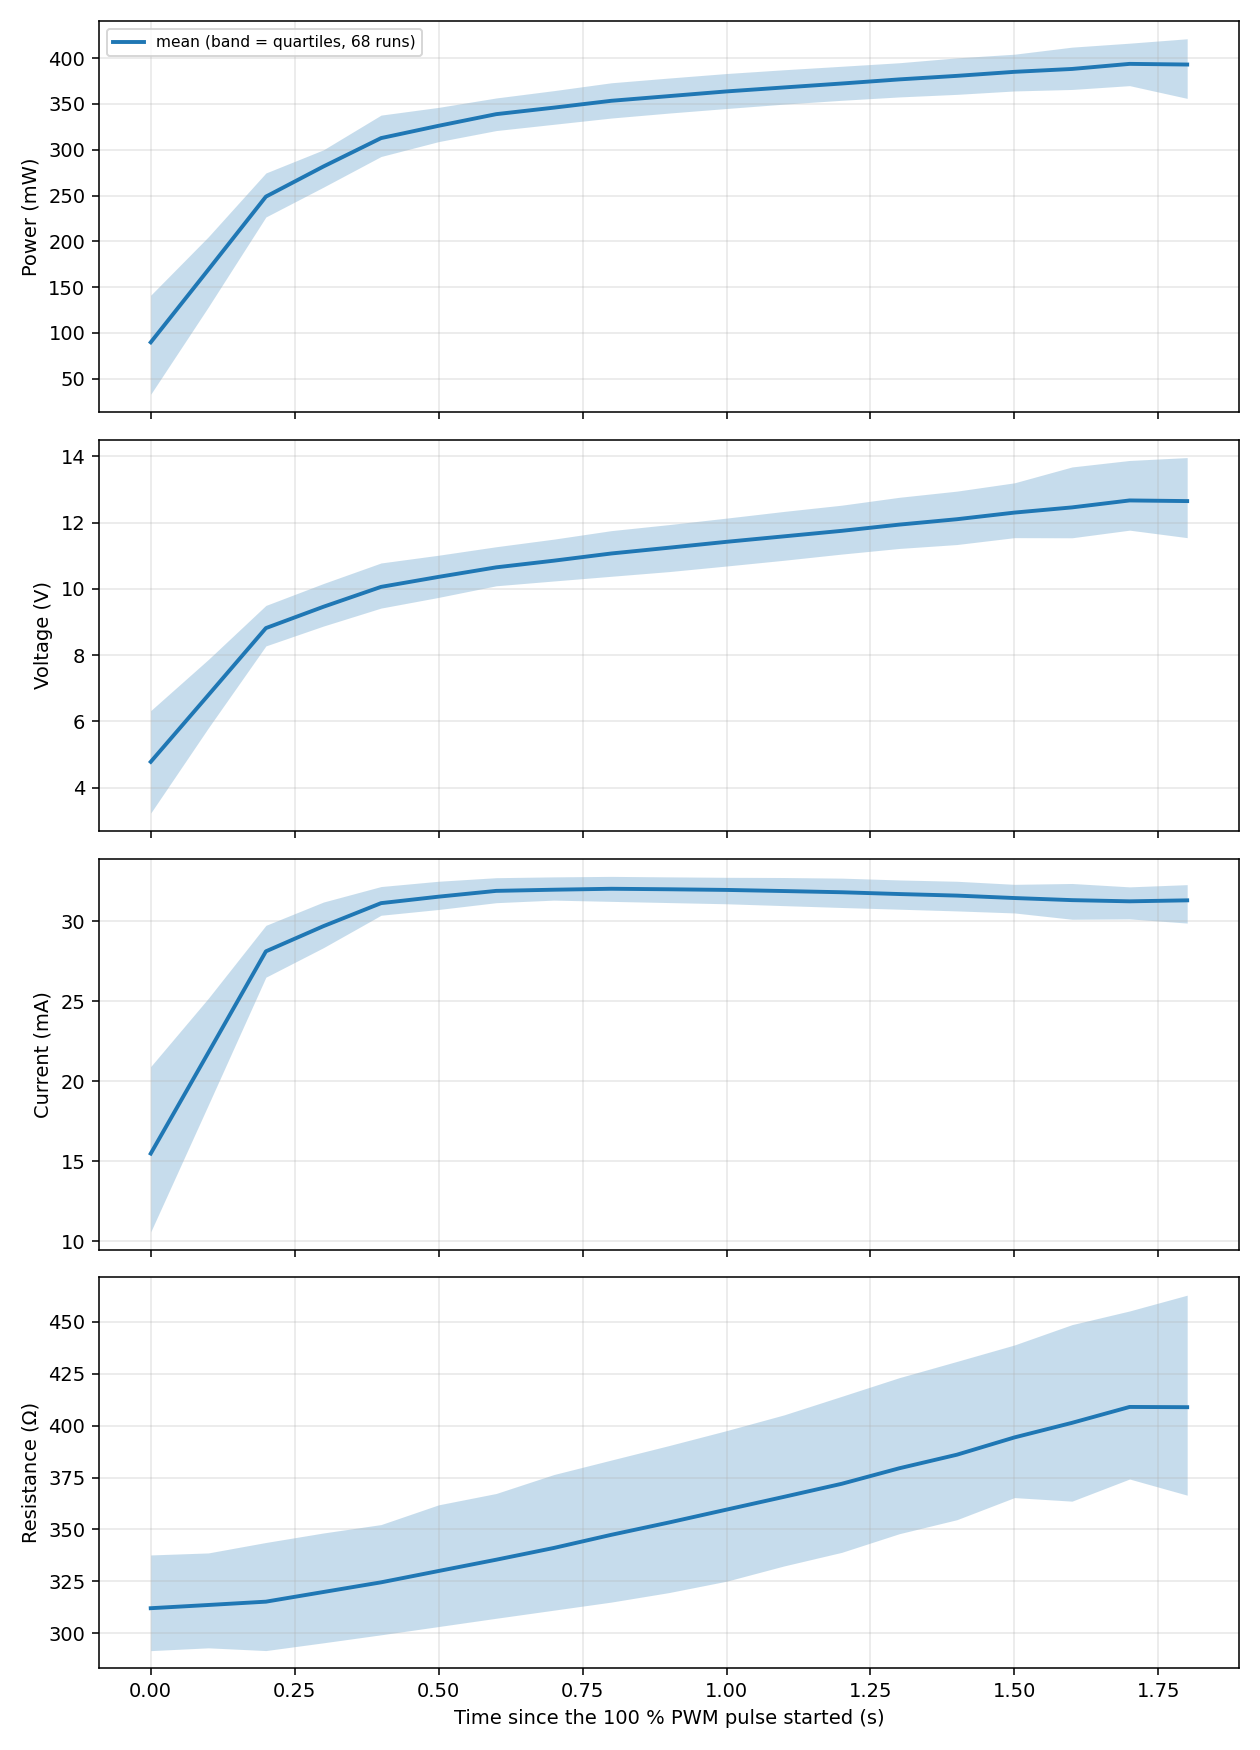

The Python source for this figure:
"""Spread version of power_during_pulse.png: both folders pooled, mean line with the 25-75 % quartile band of power, voltage, current and resistance.
Reads power_during_pulse.csv; each run is interpolated onto a common 0.1 s grid (only where the run has data)."""
import os
import numpy as np, pandas as pd, matplotlib
matplotlib.use("Agg")
import matplotlib.pyplot as plt

HERE = os.path.dirname(os.path.abspath(__file__))
d = pd.read_csv(os.path.join(HERE, "power_during_pulse.csv"))
grid = np.arange(0, 1.81, 0.1)
cols = (("power_mW", "Power (mW)"), ("voltage_V", "Voltage (V)"), ("current_mA", "Current (mA)"), ("resistance_ohm", "Resistance (Ω)"))
fig, axs = plt.subplots(4, 1, figsize=(9, 12.5), sharex=True)
for ax, (c, _) in zip(axs, cols):
    m = np.array([np.interp(grid, g.t_s, g[c], left=np.nan, right=np.nan) for _, g in d.groupby(["folder", "run"])])
    q1, q3 = np.nanpercentile(m, [25, 75], axis=0)
    ax.fill_between(grid, q1, q3, color="C0", alpha=.25, lw=0)
    ax.plot(grid, np.nanmean(m, axis=0), c="C0", lw=2, label=f"mean (band = quartiles, {len(m)} runs)")
for ax, (_, lab) in zip(axs, cols):
    ax.set_ylabel(lab); ax.grid(alpha=.3)
axs[0].legend(fontsize=8); axs[-1].set_xlabel("Time since the 100 % PWM pulse started (s)")
fig.tight_layout(); fig.savefig(os.path.join(HERE, "power_during_pulse_spread.png"), dpi=140)
